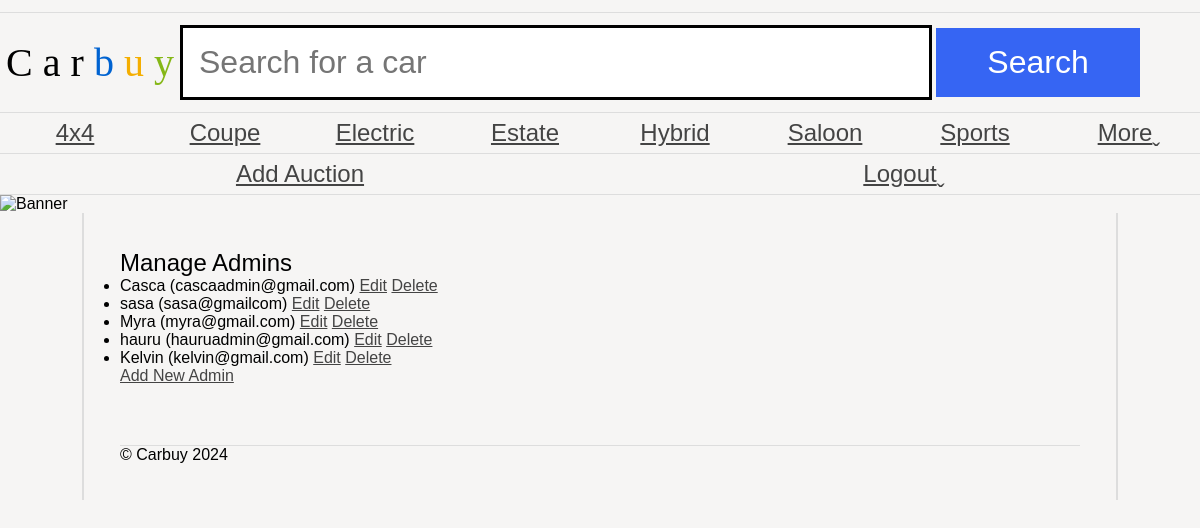
The app's page /manageAdmins.php (signed in) with its own data.
### tables this page shows
CREATE TABLE `categories` (
  `id` int(11) NOT NULL,
  `name` varchar(100) NOT NULL,
  `parent_id` int(11) DEFAULT NULL,
  `sort_order` int(11) NOT NULL DEFAULT 0,
  `date_added` datetime NOT NULL DEFAULT current_timestamp()
);

CREATE TABLE `users` (
  `id` int(11) NOT NULL,
  `email` varchar(255) NOT NULL,
  `password` varchar(255) NOT NULL,
  `name` varchar(100) NOT NULL,
  `isAdmin` tinyint(1) NOT NULL DEFAULT 0
);

### manageAdmins.php (the view, shortened to what this page needs)
<?php
require 'connectionpage.php';
$stmt = $dbConnection->query('SELECT * FROM users WHERE isAdmin = 1');
$admins = $stmt->fetchAll();
include 'header.php';
?>
<h2>Manage Admins</h2>
<ul>
    <?php foreach ($admins as $admin): ?>
        <li>
            <?= htmlspecialchars($admin['name']) ?> (<?= htmlspecialchars($admin['email']) ?>)
            <a href="editAdmin.php?id=<?= $admin['id'] ?>">Edit</a>
            <a href="manageAdmins.php?action=delete&id=<?= $admin['id'] ?>" onclick="return confirm('Are you sure you want to delete this admin?');">Delete</a>
        </li>
    <?php endforeach; ?>
</ul>
<a href="addAdmin.php">Add New Admin</a>
<?php include 'footer.php'; ?>

### header.php (shortened to what this page needs)
<?php
$categoriesStmt = $dbConnection->prepare('SELECT * FROM categories ORDER BY name');
$categoriesStmt->execute();
$categories = $categoriesStmt->fetchAll(PDO::FETCH_ASSOC);
?>
<!DOCTYPE html>
<html lang="en">
<head>
    <link rel="stylesheet" href="carbuy.css" />
</head>
<body>
    <header>
        <h1>
            <span class="C">C</span>
            <span class="a">a</span>
            <span class="r">r</span>
            <span class="b">b</span>
            <span class="u">u</span>
            <span class="y">y</span>
        </h1>
        <?php if (basename($_SERVER['PHP_SELF']) != 'login.php'): ?>
            <form action="search.php" method="GET" aria-label="Search for a car">
                <input type="text" name="search" placeholder="Search for a car" required aria-label="Search term" />
                <input type="submit" name="submit" value="Search" />
            </form>
        <?php endif; ?>
    </header>
    <?php if (basename($_SERVER['PHP_SELF']) != 'login.php'): ?>
        <nav>
            <ul>
                <?php foreach ($categories as $category): ?>
                    <li><a class="categoryLink" href="category.php?id=<?= htmlspecialchars($category['id']) ?>"><?= htmlspecialchars($category['name']) ?></a></li>
                <?php endforeach; ?>
                <li><a class="categoryLink" href="#">More</a></li>
            </ul>
        </nav>
        <nav>
            <ul>
                <?php if (isset($_SESSION['user'])): ?>
                    <li><a href="addAuction.php">Add Auction</a></li>
                    <li><a href="logout.php">Logout</a></li>
                <?php else: ?>
                    <li><a href="login.php">Login</a></li>
                <?php endif; ?>
            </ul>
        </nav>
    <?php endif; ?>
    <img src="banners/1.jpg" alt="Banner" />
    <main>

### carbuy.css (style rules this page uses)
* { margin: 0; padding: 0; }
body { font-family: 'Oxygen-Regular', sans-serif; background-color: #f6f5f4; max-width: 100vw; overflow-x: hidden; }
h1, h2, h3, h4 { font-weight: normal; }
a, a:visited { color: #444; }
header { margin-top: 1vw; font-family: 'Univers-Light-Normal'; display: grid; grid-template-columns: 15% 85%; align-items: center; padding-top: 1vw; padding-bottom: 1vw; border-top: 1px solid #ddd; border-bottom: 1px solid #ddd; }
header h1 { text-align: center; font-size: 2.5em; }
form { display: block; }
header form input[type=text] { border: 3px solid black; font-size: 2em; padding: 0.5em; width: 70%; }
body > img { width: 100vw; }
header form input[type=submit] { background-color: #3665f3; color: white; width: 20%; font-size: 2em; padding: 0.5em; cursor: pointer; border: 0; }
header .b { color: #0063d1; }
header .u { color: #f4ae01; }
header .y { color: #85b716; }
body > nav { border-bottom: 1px solid #ddd; }
body > nav ul li:last-child a:after { content: 'ˬ'; position: absolute; }
body > nav ul { display: flex; width: 100vw; list-style-type: none; }
body > nav ul li { flex: 1; }
body > nav ul li a { display: block; text-align: center; padding-top: 0.5vw; padding-bottom: 0.5vw; font-size: 1.5em; }
main { padding: 3vw; display: block; overflow: hidden; width: 80vw; margin: auto; border-left: 2px solid #ddd; border-right: 2px solid #ddd; }

### records on screen
categories: name "4x4"
categories: name "Coupe"
categories: name "Electric"
categories: name "Estate"
categories: name "Hybrid"
categories: name "Saloon"
categories: name "Sports"
users: name "Casca", email "cascaadmin@gmail.com"
users: name "sasa", email "sasa@gmailcom"
users: name "Myra", email "myra@gmail.com"
users: name "hauru", email "hauruadmin@gmail.com"
users: name "Kelvin", email "kelvin@gmail.com"
